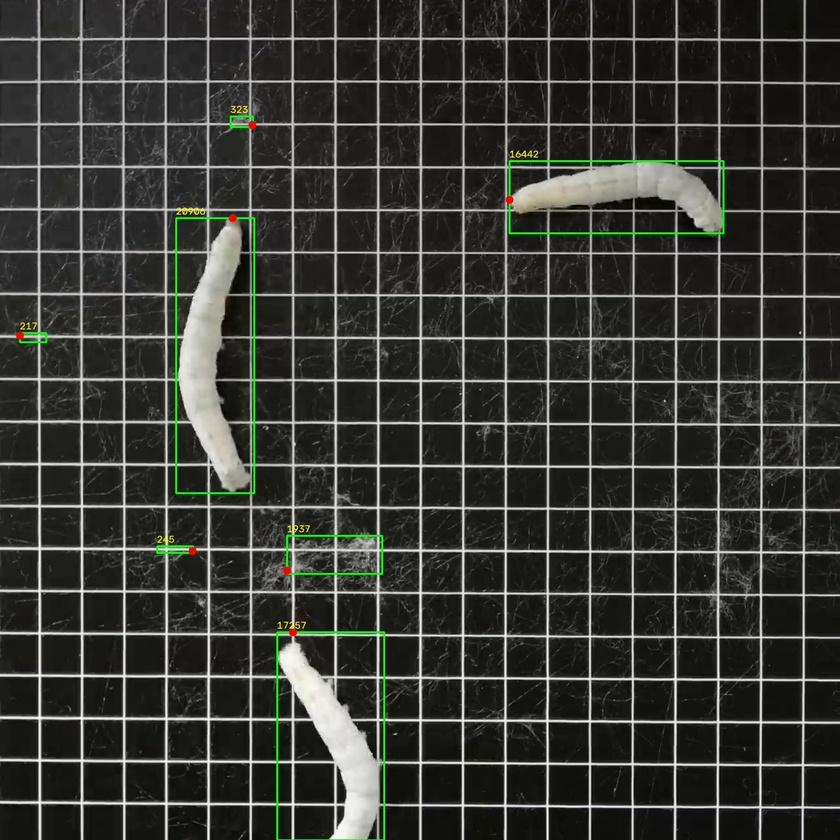
#> input picture data/samples/detect_100.jpg, 840 x 840 px, shrunk from 1280 x 1280 before the run, given in place of 3425b780ab8aa5d37e09e0fa81ababaa.mp4, which was not available
$ python _test_detect.py
#> lines starting #> are read from the running program, lines starting #| are printed output that depends on the picture; after the words box and inside, x2 and y2 are one past the last pixel; in counts of white or black regions, pixels touching at a corner belong together
"""测试分割：在一帧上跑阈值+形态学，看能不能把蚕从格子和丝里分离出来"""
import cv2, numpy as np, os

vpath = r'F:\xwechat_files\wxid_fjajtzndf5l612_8f26\msg\video\2026-11\3425b780ab8aa5d37e09e0fa81ababaa.mp4'
out_dir = r'H:\tool\silkworm-trajectory\data\samples'

v = cv2.VideoCapture(vpath)
n = int(v.get(cv2.CAP_PROP_FRAME_COUNT))
v.set(cv2.CAP_PROP_POS_FRAMES, int(n*0.4))
ok, frame = v.read()
#> frame is the input picture: shape (840, 840, 3); mean B, G, R 51.9, 57.4, 55.7
v.release()

gray = cv2.cvtColor(frame, cv2.COLOR_BGR2GRAY)
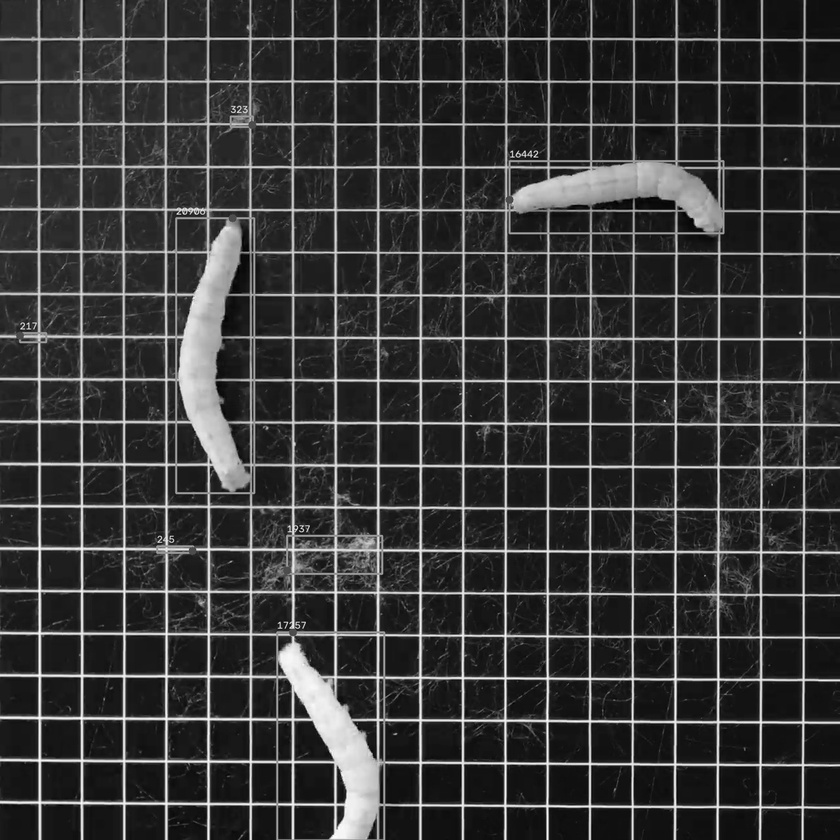
#> gray: shape (840, 840); min 0, max 255, mean 56.2
print('gray shape:', gray.shape, 'min/max/mean:', gray.min(), gray.max(), int(gray.mean()))
#| gray shape: (840, 840) min/max/mean: 0 255 56

# 不同阈值对比
for thr in [100, 130, 160]:
    _, mask = cv2.threshold(gray, thr, 255, cv2.THRESH_BINARY)
    # 形态学开运算：去掉细线（格子、丝），保留蚕体
    kernel = cv2.getStructuringElement(cv2.MORPH_ELLIPSE, (7,7))
    opened = cv2.morphologyEx(mask, cv2.MORPH_OPEN, kernel)
    # 再闭运算把蚕体填实
    kernel2 = cv2.getStructuringElement(cv2.MORPH_ELLIPSE, (15,15))
    closed = cv2.morphologyEx(opened, cv2.MORPH_CLOSE, kernel2)
    cv2.imwrite(os.path.join(out_dir, f'threshold_{thr}.jpg'), closed)

    # 找轮廓
    contours, _ = cv2.findContours(closed, cv2.RETR_EXTERNAL, cv2.CHAIN_APPROX_SIMPLE)
    out = frame.copy()
    dets = []
    for c in contours:
        area = cv2.contourArea(c)
        if area < 200: continue
        x,y,w,h = cv2.boundingRect(c)
        cx, cy = x+w/2, y+h/2
        # 轮廓上离质心最远的点
        M = cv2.moments(c)
        if M['m00']:
            mcxi, mcyi = M['m10']/M['m00'], M['m01']/M['m00']
        else:
            mcxi, mcyi = cx, cy
        pts = c.reshape(-1,2)
        d = ((pts[:,0]-mcxi)**2 + (pts[:,1]-mcyi)**2)
        k = np.argmax(d)
        hx, hy = pts[k]
        dets.append((area, x,y,w,h, hx,hy))
        cv2.rectangle(out, (x,y), (x+w,y+h), (0,255,0), 2)
        cv2.circle(out, (int(hx),int(hy)), 6, (0,0,255), -1)
        cv2.putText(out, f'{int(area)}', (x, y-5), cv2.FONT_HERSHEY_SIMPLEX, 0.5, (0,255,255), 1)
    cv2.imwrite(os.path.join(out_dir, f'detect_{thr}.jpg'), out)
    print(f'thr={thr}: 检测到 {len(dets)} 个蚕体')
    for d in dets: print('  area=%d bbox=(%d,%d,%d,%d) head=(%d,%d)' % d)
#> this loop made 3 passes
#> pass 1, `_, mask = cv2.threshold(gray, thr, 255, cv2.THRESH_BINARY)`:
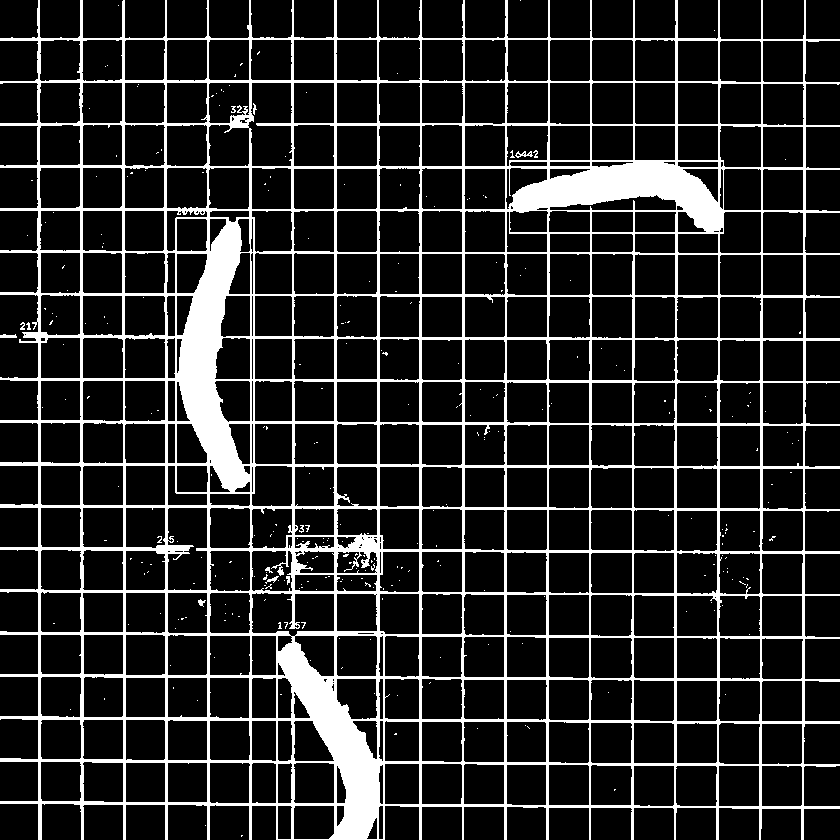
#> mask: shape (840, 840); 15.7% white; 284 white regions (271 under 20 px), largest, box (x1, y1, x2, y2) and area: (0, 0, 840, 840) 109839, (515, 151, 533, 158) 60, (0, 334, 17, 338) 54
#> pass 1, `opened = cv2.morphologyEx(mask, cv2.MORPH_OPEN, kernel)`:
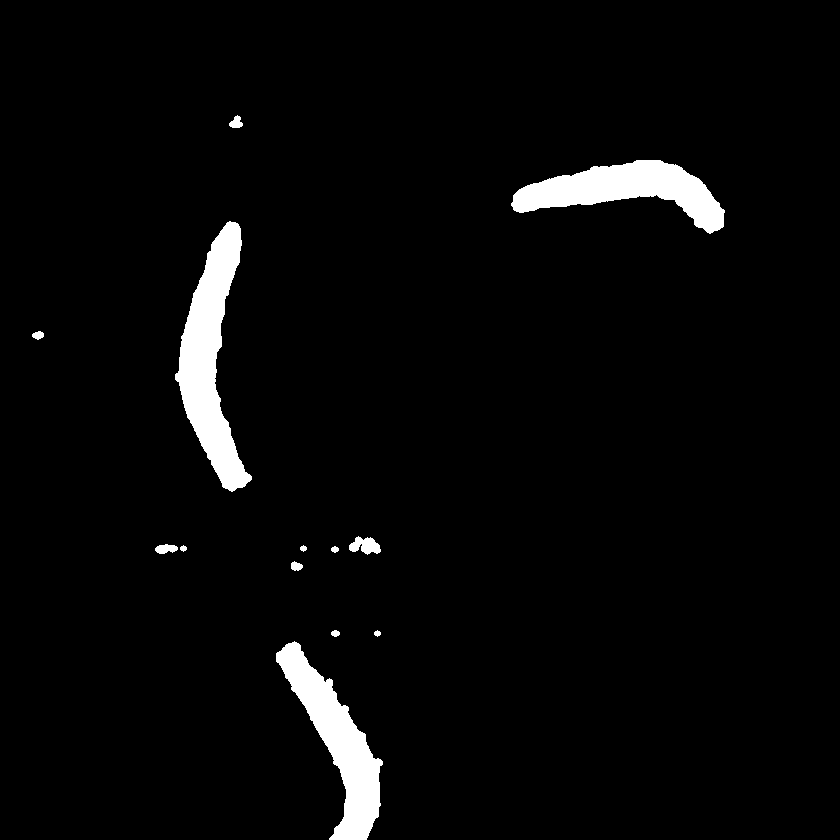
#> opened: shape (840, 840); 3.5% white; 13 white regions, largest, box (x1, y1, x2, y2) and area: (175, 221, 252, 492) 9002, (276, 641, 383, 840) 7367, (511, 160, 725, 234) 7228
#> pass 1, `cv2.imwrite(os.path.join(out_dir, f'detect_{thr}.jpg'), out)`:
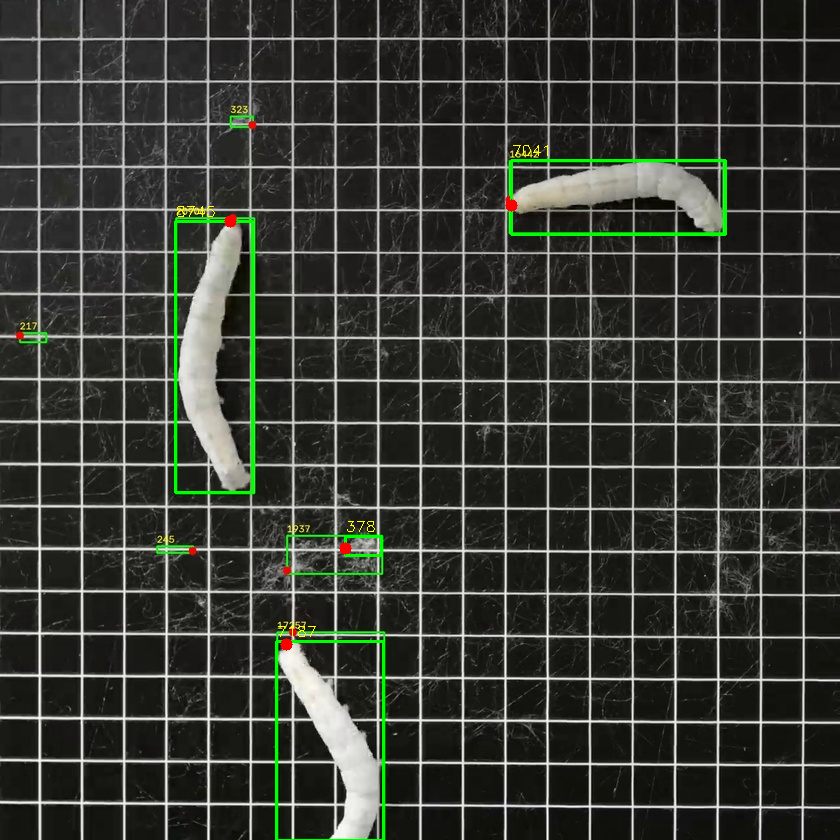
#> saved as detect_100.jpg: shape (840, 840, 3); mean B, G, R 51.4, 58.3, 55.5
#> after the loop:
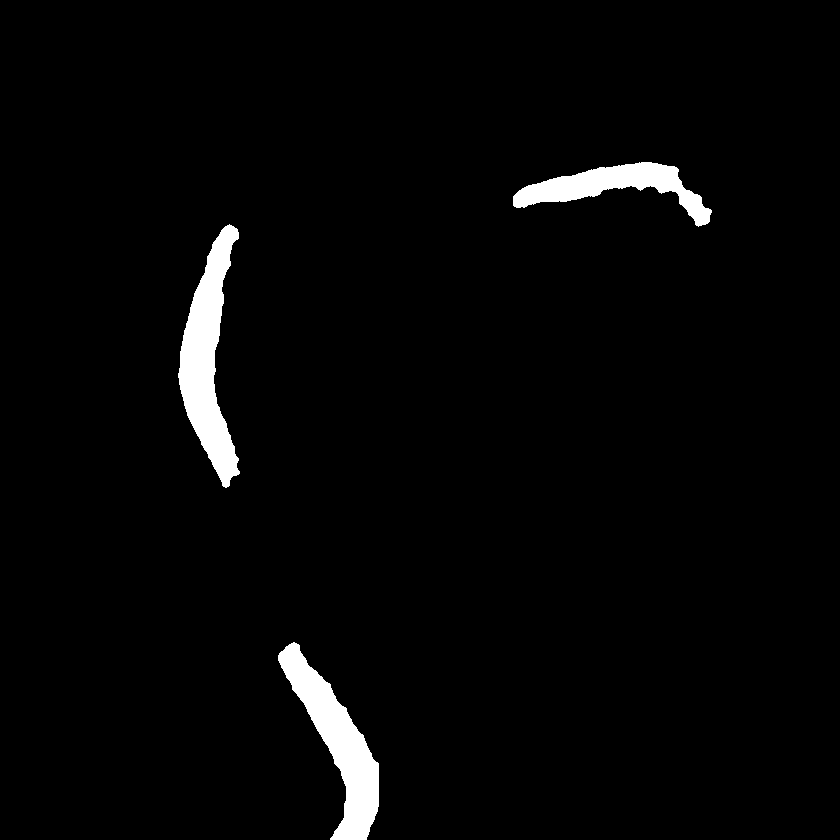
#> closed: shape (840, 840); 2.7% white; 3 white regions, box (x1, y1, x2, y2) and area: (178, 224, 240, 488) 7594, (278, 642, 379, 840) 6960, (513, 162, 712, 227) 4678
#> after the loop:
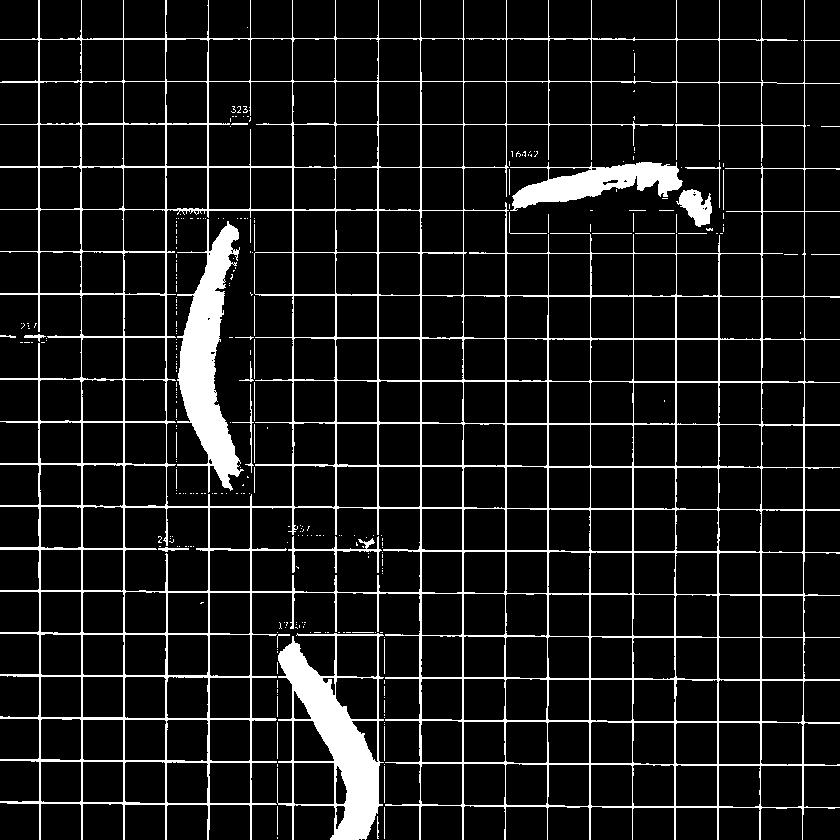
#> mask: shape (840, 840); 10.1% white; 290 white regions (249 under 20 px), largest, box (x1, y1, x2, y2) and area: (0, 0, 840, 840) 46939, (277, 633, 384, 840) 8516, (177, 219, 244, 493) 7975
#> after the loop: opened: shape (840, 840); 2.7% white; 4 white regions, box (x1, y1, x2, y2) and area: (178, 224, 240, 488) 7472, (278, 642, 379, 840) 6912, (513, 162, 682, 208) 3767, (679, 190, 712, 227) 649
